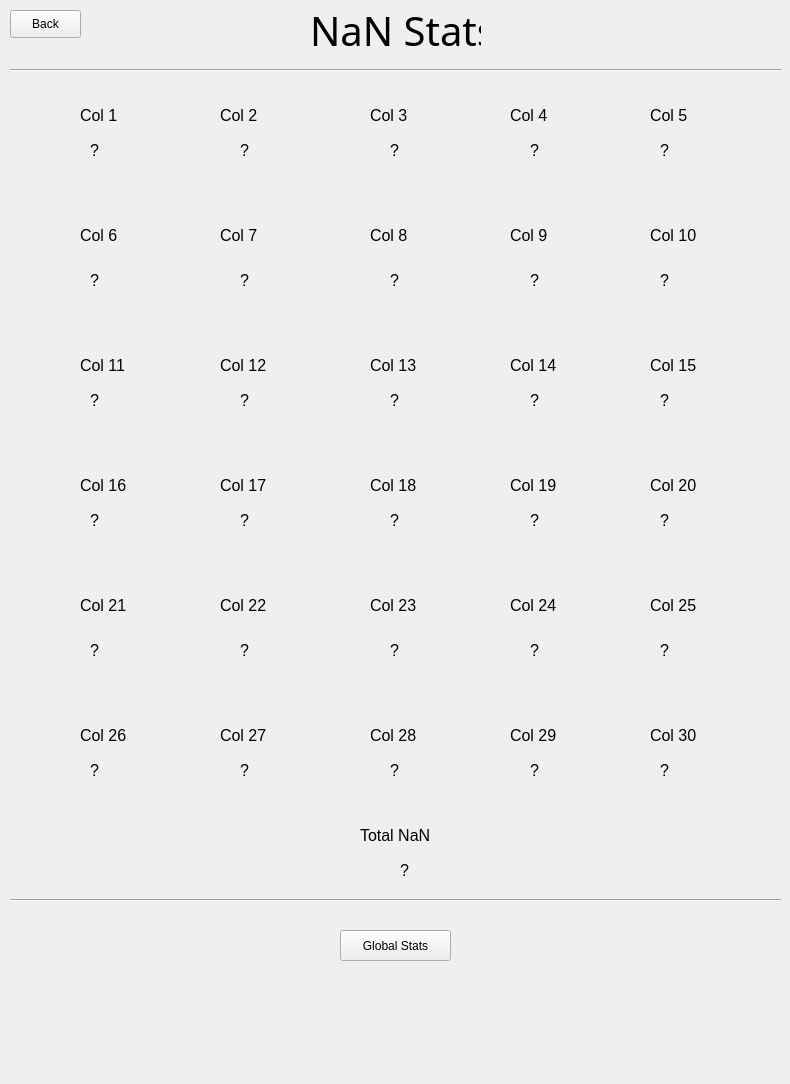
<?xml version="1.0" encoding="UTF-8"?>
<ui version="4.0">
 <class>MainWindow</class>
 <widget class="QMainWindow" name="MainWindow">
  <property name="geometry">
   <rect>
    <x>0</x>
    <y>0</y>
    <width>790</width>
    <height>1084</height>
   </rect>
  </property>
  <property name="minimumSize">
   <size>
    <width>790</width>
    <height>677</height>
   </size>
  </property>
  <property name="maximumSize">
   <size>
    <width>10000</width>
    <height>10000</height>
   </size>
  </property>
  <property name="windowTitle">
   <string>MainWindow</string>
  </property>
  <widget class="QWidget" name="centralwidget">
   <widget class="QLabel" name="col_0">
    <property name="geometry">
     <rect>
      <x>80</x>
      <y>100</y>
      <width>101</width>
      <height>31</height>
     </rect>
    </property>
    <property name="font">
     <font>
      <pointsize>12</pointsize>
     </font>
    </property>
    <property name="text">
     <string>Col 1</string>
    </property>
   </widget>
   <widget class="QLabel" name="col_1">
    <property name="geometry">
     <rect>
      <x>220</x>
      <y>100</y>
      <width>101</width>
      <height>31</height>
     </rect>
    </property>
    <property name="font">
     <font>
      <pointsize>12</pointsize>
     </font>
    </property>
    <property name="text">
     <string>Col 2</string>
    </property>
   </widget>
   <widget class="QLabel" name="col_2">
    <property name="geometry">
     <rect>
      <x>370</x>
      <y>100</y>
      <width>101</width>
      <height>31</height>
     </rect>
    </property>
    <property name="font">
     <font>
      <pointsize>12</pointsize>
     </font>
    </property>
    <property name="text">
     <string>Col 3</string>
    </property>
   </widget>
   <widget class="QLabel" name="label_7">
    <property name="geometry">
     <rect>
      <x>310</x>
      <y>-10</y>
      <width>171</width>
      <height>81</height>
     </rect>
    </property>
    <property name="font">
     <font>
      <family>Agency FB</family>
      <pointsize>30</pointsize>
     </font>
    </property>
    <property name="text">
     <string>NaN Stats</string>
    </property>
   </widget>
   <widget class="QLabel" name="col_3">
    <property name="geometry">
     <rect>
      <x>510</x>
      <y>100</y>
      <width>91</width>
      <height>31</height>
     </rect>
    </property>
    <property name="font">
     <font>
      <pointsize>12</pointsize>
     </font>
    </property>
    <property name="text">
     <string>Col 4</string>
    </property>
   </widget>
   <widget class="QLabel" name="col_4">
    <property name="geometry">
     <rect>
      <x>650</x>
      <y>100</y>
      <width>121</width>
      <height>31</height>
     </rect>
    </property>
    <property name="font">
     <font>
      <pointsize>12</pointsize>
     </font>
    </property>
    <property name="text">
     <string>Col 5</string>
    </property>
   </widget>
   <widget class="QLabel" name="col_6">
    <property name="geometry">
     <rect>
      <x>220</x>
      <y>220</y>
      <width>101</width>
      <height>31</height>
     </rect>
    </property>
    <property name="font">
     <font>
      <pointsize>12</pointsize>
     </font>
    </property>
    <property name="text">
     <string>Col 7</string>
    </property>
   </widget>
   <widget class="QLabel" name="col_5">
    <property name="geometry">
     <rect>
      <x>80</x>
      <y>220</y>
      <width>101</width>
      <height>31</height>
     </rect>
    </property>
    <property name="font">
     <font>
      <pointsize>12</pointsize>
     </font>
    </property>
    <property name="text">
     <string>Col 6</string>
    </property>
   </widget>
   <widget class="QLabel" name="col_7">
    <property name="geometry">
     <rect>
      <x>370</x>
      <y>220</y>
      <width>101</width>
      <height>31</height>
     </rect>
    </property>
    <property name="font">
     <font>
      <pointsize>12</pointsize>
     </font>
    </property>
    <property name="text">
     <string>Col 8</string>
    </property>
   </widget>
   <widget class="QLabel" name="col_8">
    <property name="geometry">
     <rect>
      <x>510</x>
      <y>220</y>
      <width>101</width>
      <height>31</height>
     </rect>
    </property>
    <property name="font">
     <font>
      <pointsize>12</pointsize>
     </font>
    </property>
    <property name="text">
     <string>Col 9</string>
    </property>
   </widget>
   <widget class="QLabel" name="col_9">
    <property name="geometry">
     <rect>
      <x>650</x>
      <y>220</y>
      <width>131</width>
      <height>31</height>
     </rect>
    </property>
    <property name="font">
     <font>
      <pointsize>12</pointsize>
     </font>
    </property>
    <property name="text">
     <string>Col 10</string>
    </property>
   </widget>
   <widget class="QLabel" name="col_11">
    <property name="geometry">
     <rect>
      <x>220</x>
      <y>350</y>
      <width>111</width>
      <height>31</height>
     </rect>
    </property>
    <property name="font">
     <font>
      <pointsize>12</pointsize>
     </font>
    </property>
    <property name="text">
     <string>Col 12</string>
    </property>
   </widget>
   <widget class="QLabel" name="col_10">
    <property name="geometry">
     <rect>
      <x>80</x>
      <y>350</y>
      <width>111</width>
      <height>31</height>
     </rect>
    </property>
    <property name="font">
     <font>
      <pointsize>12</pointsize>
     </font>
    </property>
    <property name="text">
     <string>Col 11</string>
    </property>
   </widget>
   <widget class="QLabel" name="nan_14">
    <property name="geometry">
     <rect>
      <x>660</x>
      <y>390</y>
      <width>71</width>
      <height>20</height>
     </rect>
    </property>
    <property name="font">
     <font>
      <pointsize>12</pointsize>
     </font>
    </property>
    <property name="text">
     <string>?</string>
    </property>
   </widget>
   <widget class="QLabel" name="col_12">
    <property name="geometry">
     <rect>
      <x>370</x>
      <y>350</y>
      <width>111</width>
      <height>31</height>
     </rect>
    </property>
    <property name="font">
     <font>
      <pointsize>12</pointsize>
     </font>
    </property>
    <property name="text">
     <string>Col 13</string>
    </property>
   </widget>
   <widget class="QLabel" name="col_13">
    <property name="geometry">
     <rect>
      <x>510</x>
      <y>350</y>
      <width>71</width>
      <height>31</height>
     </rect>
    </property>
    <property name="font">
     <font>
      <pointsize>12</pointsize>
     </font>
    </property>
    <property name="text">
     <string>Col 14</string>
    </property>
   </widget>
   <widget class="QLabel" name="col_14">
    <property name="geometry">
     <rect>
      <x>650</x>
      <y>350</y>
      <width>141</width>
      <height>31</height>
     </rect>
    </property>
    <property name="font">
     <font>
      <pointsize>12</pointsize>
     </font>
    </property>
    <property name="text">
     <string>Col 15</string>
    </property>
   </widget>
   <widget class="QPushButton" name="g_button">
    <property name="geometry">
     <rect>
      <x>340</x>
      <y>930</y>
      <width>111</width>
      <height>31</height>
     </rect>
    </property>
    <property name="text">
     <string>Global Stats</string>
    </property>
   </widget>
   <widget class="Line" name="line">
    <property name="geometry">
     <rect>
      <x>10</x>
      <y>60</y>
      <width>771</width>
      <height>20</height>
     </rect>
    </property>
    <property name="orientation">
     <enum>Qt::Horizontal</enum>
    </property>
   </widget>
   <widget class="Line" name="line_2">
    <property name="geometry">
     <rect>
      <x>10</x>
      <y>890</y>
      <width>771</width>
      <height>20</height>
     </rect>
    </property>
    <property name="orientation">
     <enum>Qt::Horizontal</enum>
    </property>
   </widget>
   <widget class="QLabel" name="nan_13">
    <property name="geometry">
     <rect>
      <x>530</x>
      <y>390</y>
      <width>71</width>
      <height>20</height>
     </rect>
    </property>
    <property name="font">
     <font>
      <pointsize>12</pointsize>
     </font>
    </property>
    <property name="text">
     <string>?</string>
    </property>
   </widget>
   <widget class="QLabel" name="nan_12">
    <property name="geometry">
     <rect>
      <x>390</x>
      <y>390</y>
      <width>71</width>
      <height>20</height>
     </rect>
    </property>
    <property name="font">
     <font>
      <pointsize>12</pointsize>
     </font>
    </property>
    <property name="text">
     <string>?</string>
    </property>
   </widget>
   <widget class="QLabel" name="nan_11">
    <property name="geometry">
     <rect>
      <x>240</x>
      <y>390</y>
      <width>71</width>
      <height>20</height>
     </rect>
    </property>
    <property name="font">
     <font>
      <pointsize>12</pointsize>
     </font>
    </property>
    <property name="text">
     <string>?</string>
    </property>
   </widget>
   <widget class="QLabel" name="nan_10">
    <property name="geometry">
     <rect>
      <x>90</x>
      <y>390</y>
      <width>71</width>
      <height>20</height>
     </rect>
    </property>
    <property name="font">
     <font>
      <pointsize>12</pointsize>
     </font>
    </property>
    <property name="text">
     <string>?</string>
    </property>
   </widget>
   <widget class="QLabel" name="nan_8">
    <property name="geometry">
     <rect>
      <x>530</x>
      <y>270</y>
      <width>71</width>
      <height>20</height>
     </rect>
    </property>
    <property name="font">
     <font>
      <pointsize>12</pointsize>
     </font>
    </property>
    <property name="text">
     <string>?</string>
    </property>
   </widget>
   <widget class="QLabel" name="nan_9">
    <property name="geometry">
     <rect>
      <x>660</x>
      <y>270</y>
      <width>71</width>
      <height>20</height>
     </rect>
    </property>
    <property name="font">
     <font>
      <pointsize>12</pointsize>
     </font>
    </property>
    <property name="text">
     <string>?</string>
    </property>
   </widget>
   <widget class="QLabel" name="nan_7">
    <property name="geometry">
     <rect>
      <x>390</x>
      <y>270</y>
      <width>71</width>
      <height>20</height>
     </rect>
    </property>
    <property name="font">
     <font>
      <pointsize>12</pointsize>
     </font>
    </property>
    <property name="text">
     <string>?</string>
    </property>
   </widget>
   <widget class="QLabel" name="nan_5">
    <property name="geometry">
     <rect>
      <x>90</x>
      <y>270</y>
      <width>71</width>
      <height>20</height>
     </rect>
    </property>
    <property name="font">
     <font>
      <pointsize>12</pointsize>
     </font>
    </property>
    <property name="text">
     <string>?</string>
    </property>
   </widget>
   <widget class="QLabel" name="nan_6">
    <property name="geometry">
     <rect>
      <x>240</x>
      <y>270</y>
      <width>71</width>
      <height>20</height>
     </rect>
    </property>
    <property name="font">
     <font>
      <pointsize>12</pointsize>
     </font>
    </property>
    <property name="text">
     <string>?</string>
    </property>
   </widget>
   <widget class="QLabel" name="nan_3">
    <property name="geometry">
     <rect>
      <x>530</x>
      <y>140</y>
      <width>71</width>
      <height>20</height>
     </rect>
    </property>
    <property name="font">
     <font>
      <pointsize>12</pointsize>
     </font>
    </property>
    <property name="text">
     <string>?</string>
    </property>
   </widget>
   <widget class="QLabel" name="nan_4">
    <property name="geometry">
     <rect>
      <x>660</x>
      <y>140</y>
      <width>71</width>
      <height>20</height>
     </rect>
    </property>
    <property name="font">
     <font>
      <pointsize>12</pointsize>
     </font>
    </property>
    <property name="text">
     <string>?</string>
    </property>
   </widget>
   <widget class="QLabel" name="nan_2">
    <property name="geometry">
     <rect>
      <x>390</x>
      <y>140</y>
      <width>71</width>
      <height>20</height>
     </rect>
    </property>
    <property name="font">
     <font>
      <pointsize>12</pointsize>
     </font>
    </property>
    <property name="text">
     <string>?</string>
    </property>
   </widget>
   <widget class="QLabel" name="nan_0">
    <property name="geometry">
     <rect>
      <x>90</x>
      <y>140</y>
      <width>71</width>
      <height>20</height>
     </rect>
    </property>
    <property name="font">
     <font>
      <pointsize>12</pointsize>
     </font>
    </property>
    <property name="text">
     <string>?</string>
    </property>
   </widget>
   <widget class="QLabel" name="nan_1">
    <property name="geometry">
     <rect>
      <x>240</x>
      <y>140</y>
      <width>71</width>
      <height>20</height>
     </rect>
    </property>
    <property name="font">
     <font>
      <pointsize>12</pointsize>
     </font>
    </property>
    <property name="text">
     <string>?</string>
    </property>
   </widget>
   <widget class="QLabel" name="nan_total">
    <property name="geometry">
     <rect>
      <x>400</x>
      <y>860</y>
      <width>71</width>
      <height>20</height>
     </rect>
    </property>
    <property name="font">
     <font>
      <pointsize>12</pointsize>
     </font>
    </property>
    <property name="text">
     <string>?</string>
    </property>
   </widget>
   <widget class="QLabel" name="col_total">
    <property name="geometry">
     <rect>
      <x>360</x>
      <y>820</y>
      <width>141</width>
      <height>31</height>
     </rect>
    </property>
    <property name="font">
     <font>
      <pointsize>12</pointsize>
     </font>
    </property>
    <property name="text">
     <string>Total NaN</string>
    </property>
   </widget>
   <widget class="QLabel" name="col_22">
    <property name="geometry">
     <rect>
      <x>370</x>
      <y>590</y>
      <width>101</width>
      <height>31</height>
     </rect>
    </property>
    <property name="font">
     <font>
      <pointsize>12</pointsize>
     </font>
    </property>
    <property name="text">
     <string>Col 23</string>
    </property>
   </widget>
   <widget class="QLabel" name="nan_22">
    <property name="geometry">
     <rect>
      <x>390</x>
      <y>640</y>
      <width>71</width>
      <height>20</height>
     </rect>
    </property>
    <property name="font">
     <font>
      <pointsize>12</pointsize>
     </font>
    </property>
    <property name="text">
     <string>?</string>
    </property>
   </widget>
   <widget class="QLabel" name="nan_25">
    <property name="geometry">
     <rect>
      <x>90</x>
      <y>760</y>
      <width>71</width>
      <height>20</height>
     </rect>
    </property>
    <property name="font">
     <font>
      <pointsize>12</pointsize>
     </font>
    </property>
    <property name="text">
     <string>?</string>
    </property>
   </widget>
   <widget class="QLabel" name="col_21">
    <property name="geometry">
     <rect>
      <x>220</x>
      <y>590</y>
      <width>101</width>
      <height>31</height>
     </rect>
    </property>
    <property name="font">
     <font>
      <pointsize>12</pointsize>
     </font>
    </property>
    <property name="text">
     <string>Col 22</string>
    </property>
   </widget>
   <widget class="QLabel" name="nan_20">
    <property name="geometry">
     <rect>
      <x>90</x>
      <y>640</y>
      <width>71</width>
      <height>20</height>
     </rect>
    </property>
    <property name="font">
     <font>
      <pointsize>12</pointsize>
     </font>
    </property>
    <property name="text">
     <string>?</string>
    </property>
   </widget>
   <widget class="QLabel" name="nan_18">
    <property name="geometry">
     <rect>
      <x>530</x>
      <y>510</y>
      <width>71</width>
      <height>20</height>
     </rect>
    </property>
    <property name="font">
     <font>
      <pointsize>12</pointsize>
     </font>
    </property>
    <property name="text">
     <string>?</string>
    </property>
   </widget>
   <widget class="QLabel" name="nan_26">
    <property name="geometry">
     <rect>
      <x>240</x>
      <y>760</y>
      <width>71</width>
      <height>20</height>
     </rect>
    </property>
    <property name="font">
     <font>
      <pointsize>12</pointsize>
     </font>
    </property>
    <property name="text">
     <string>?</string>
    </property>
   </widget>
   <widget class="QLabel" name="nan_19">
    <property name="geometry">
     <rect>
      <x>660</x>
      <y>510</y>
      <width>71</width>
      <height>20</height>
     </rect>
    </property>
    <property name="font">
     <font>
      <pointsize>12</pointsize>
     </font>
    </property>
    <property name="text">
     <string>?</string>
    </property>
   </widget>
   <widget class="QLabel" name="nan_28">
    <property name="geometry">
     <rect>
      <x>530</x>
      <y>760</y>
      <width>71</width>
      <height>20</height>
     </rect>
    </property>
    <property name="font">
     <font>
      <pointsize>12</pointsize>
     </font>
    </property>
    <property name="text">
     <string>?</string>
    </property>
   </widget>
   <widget class="QLabel" name="col_24">
    <property name="geometry">
     <rect>
      <x>650</x>
      <y>590</y>
      <width>131</width>
      <height>31</height>
     </rect>
    </property>
    <property name="font">
     <font>
      <pointsize>12</pointsize>
     </font>
    </property>
    <property name="text">
     <string>Col 25</string>
    </property>
   </widget>
   <widget class="QLabel" name="nan_29">
    <property name="geometry">
     <rect>
      <x>660</x>
      <y>760</y>
      <width>71</width>
      <height>20</height>
     </rect>
    </property>
    <property name="font">
     <font>
      <pointsize>12</pointsize>
     </font>
    </property>
    <property name="text">
     <string>?</string>
    </property>
   </widget>
   <widget class="QLabel" name="col_26">
    <property name="geometry">
     <rect>
      <x>220</x>
      <y>720</y>
      <width>111</width>
      <height>31</height>
     </rect>
    </property>
    <property name="font">
     <font>
      <pointsize>12</pointsize>
     </font>
    </property>
    <property name="text">
     <string>Col 27</string>
    </property>
   </widget>
   <widget class="QLabel" name="col_20">
    <property name="geometry">
     <rect>
      <x>80</x>
      <y>590</y>
      <width>101</width>
      <height>31</height>
     </rect>
    </property>
    <property name="font">
     <font>
      <pointsize>12</pointsize>
     </font>
    </property>
    <property name="text">
     <string>Col 21</string>
    </property>
   </widget>
   <widget class="QLabel" name="nan_17">
    <property name="geometry">
     <rect>
      <x>390</x>
      <y>510</y>
      <width>71</width>
      <height>20</height>
     </rect>
    </property>
    <property name="font">
     <font>
      <pointsize>12</pointsize>
     </font>
    </property>
    <property name="text">
     <string>?</string>
    </property>
   </widget>
   <widget class="QLabel" name="col_16">
    <property name="geometry">
     <rect>
      <x>220</x>
      <y>470</y>
      <width>101</width>
      <height>31</height>
     </rect>
    </property>
    <property name="font">
     <font>
      <pointsize>12</pointsize>
     </font>
    </property>
    <property name="text">
     <string>Col 17</string>
    </property>
   </widget>
   <widget class="QLabel" name="col_18">
    <property name="geometry">
     <rect>
      <x>510</x>
      <y>470</y>
      <width>91</width>
      <height>31</height>
     </rect>
    </property>
    <property name="font">
     <font>
      <pointsize>12</pointsize>
     </font>
    </property>
    <property name="text">
     <string>Col 19</string>
    </property>
   </widget>
   <widget class="QLabel" name="col_28">
    <property name="geometry">
     <rect>
      <x>510</x>
      <y>720</y>
      <width>71</width>
      <height>31</height>
     </rect>
    </property>
    <property name="font">
     <font>
      <pointsize>12</pointsize>
     </font>
    </property>
    <property name="text">
     <string>Col 29</string>
    </property>
   </widget>
   <widget class="QLabel" name="nan_21">
    <property name="geometry">
     <rect>
      <x>240</x>
      <y>640</y>
      <width>71</width>
      <height>20</height>
     </rect>
    </property>
    <property name="font">
     <font>
      <pointsize>12</pointsize>
     </font>
    </property>
    <property name="text">
     <string>?</string>
    </property>
   </widget>
   <widget class="QLabel" name="nan_16">
    <property name="geometry">
     <rect>
      <x>240</x>
      <y>510</y>
      <width>71</width>
      <height>20</height>
     </rect>
    </property>
    <property name="font">
     <font>
      <pointsize>12</pointsize>
     </font>
    </property>
    <property name="text">
     <string>?</string>
    </property>
   </widget>
   <widget class="QLabel" name="nan_23">
    <property name="geometry">
     <rect>
      <x>530</x>
      <y>640</y>
      <width>71</width>
      <height>20</height>
     </rect>
    </property>
    <property name="font">
     <font>
      <pointsize>12</pointsize>
     </font>
    </property>
    <property name="text">
     <string>?</string>
    </property>
   </widget>
   <widget class="QLabel" name="col_19">
    <property name="geometry">
     <rect>
      <x>650</x>
      <y>470</y>
      <width>121</width>
      <height>31</height>
     </rect>
    </property>
    <property name="font">
     <font>
      <pointsize>12</pointsize>
     </font>
    </property>
    <property name="text">
     <string>Col 20</string>
    </property>
   </widget>
   <widget class="QLabel" name="nan_15">
    <property name="geometry">
     <rect>
      <x>90</x>
      <y>510</y>
      <width>71</width>
      <height>20</height>
     </rect>
    </property>
    <property name="font">
     <font>
      <pointsize>12</pointsize>
     </font>
    </property>
    <property name="text">
     <string>?</string>
    </property>
   </widget>
   <widget class="QLabel" name="col_15">
    <property name="geometry">
     <rect>
      <x>80</x>
      <y>470</y>
      <width>101</width>
      <height>31</height>
     </rect>
    </property>
    <property name="font">
     <font>
      <pointsize>12</pointsize>
     </font>
    </property>
    <property name="text">
     <string>Col 16</string>
    </property>
   </widget>
   <widget class="QLabel" name="nan_24">
    <property name="geometry">
     <rect>
      <x>660</x>
      <y>640</y>
      <width>71</width>
      <height>20</height>
     </rect>
    </property>
    <property name="font">
     <font>
      <pointsize>12</pointsize>
     </font>
    </property>
    <property name="text">
     <string>?</string>
    </property>
   </widget>
   <widget class="QLabel" name="col_23">
    <property name="geometry">
     <rect>
      <x>510</x>
      <y>590</y>
      <width>101</width>
      <height>31</height>
     </rect>
    </property>
    <property name="font">
     <font>
      <pointsize>12</pointsize>
     </font>
    </property>
    <property name="text">
     <string>Col 24</string>
    </property>
   </widget>
   <widget class="QLabel" name="col_25">
    <property name="geometry">
     <rect>
      <x>80</x>
      <y>720</y>
      <width>111</width>
      <height>31</height>
     </rect>
    </property>
    <property name="font">
     <font>
      <pointsize>12</pointsize>
     </font>
    </property>
    <property name="text">
     <string>Col 26</string>
    </property>
   </widget>
   <widget class="QLabel" name="col_17">
    <property name="geometry">
     <rect>
      <x>370</x>
      <y>470</y>
      <width>101</width>
      <height>31</height>
     </rect>
    </property>
    <property name="font">
     <font>
      <pointsize>12</pointsize>
     </font>
    </property>
    <property name="text">
     <string>Col 18</string>
    </property>
   </widget>
   <widget class="QLabel" name="nan_27">
    <property name="geometry">
     <rect>
      <x>390</x>
      <y>760</y>
      <width>71</width>
      <height>20</height>
     </rect>
    </property>
    <property name="font">
     <font>
      <pointsize>12</pointsize>
     </font>
    </property>
    <property name="text">
     <string>?</string>
    </property>
   </widget>
   <widget class="QLabel" name="col_27">
    <property name="geometry">
     <rect>
      <x>370</x>
      <y>720</y>
      <width>111</width>
      <height>31</height>
     </rect>
    </property>
    <property name="font">
     <font>
      <pointsize>12</pointsize>
     </font>
    </property>
    <property name="text">
     <string>Col 28</string>
    </property>
   </widget>
   <widget class="QLabel" name="col_29">
    <property name="geometry">
     <rect>
      <x>650</x>
      <y>720</y>
      <width>141</width>
      <height>31</height>
     </rect>
    </property>
    <property name="font">
     <font>
      <pointsize>12</pointsize>
     </font>
    </property>
    <property name="text">
     <string>Col 30</string>
    </property>
   </widget>
   <widget class="QPushButton" name="back">
    <property name="geometry">
     <rect>
      <x>10</x>
      <y>10</y>
      <width>71</width>
      <height>28</height>
     </rect>
    </property>
    <property name="text">
     <string>Back</string>
    </property>
   </widget>
  </widget>
 </widget>
 <resources/>
 <connections/>
</ui>
